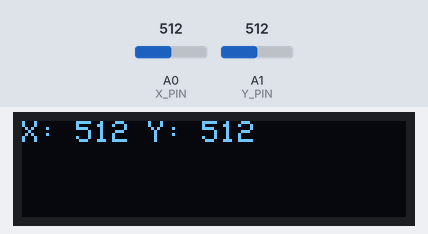
This sketch was run on a simulated Arduino Uno, built with avr-gcc and run on an emulated ATmega328P. Shown: 128×32 one-colour display. Inputs (shaded band) come from the test bench; at power-on: A0 (X_PIN) = 512, A1 (Y_PIN) = 512. No radio packets arrive unless stated.

Above: at 3.2 s.
3.3 s: A0 (X_PIN) set to 716
At 4.0 s:
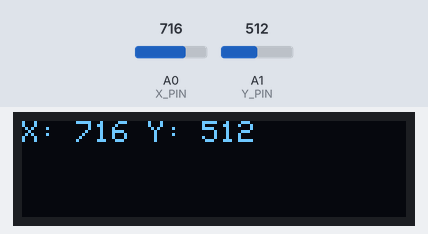
4.8 s: A1 (Y_PIN) set to 716
At 5.3 s:
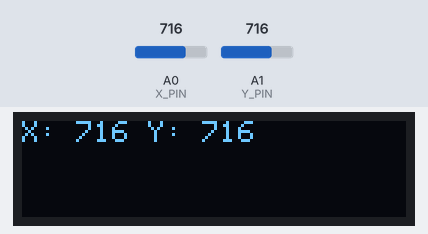
6.3 s: A0 (X_PIN) set to 900
At 7.5 s:
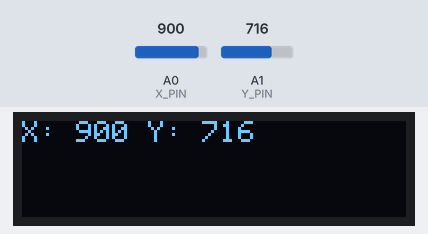
7.8 s: A1 (Y_PIN) set to 900
At 9.0 s:
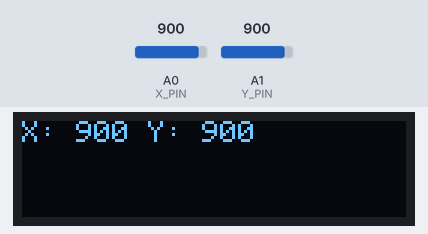
9.3 s: A0 (X_PIN) set to 1023
At 10.4 s:
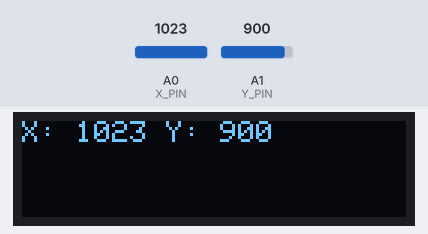
10.8 s: A1 (Y_PIN) set to 1023
At 11.7 s:
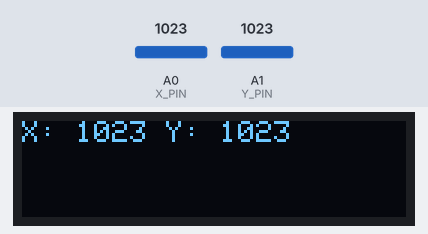
Timing chart, 0 to 13.3 s (numbered marks = the images above; inputs shaded):
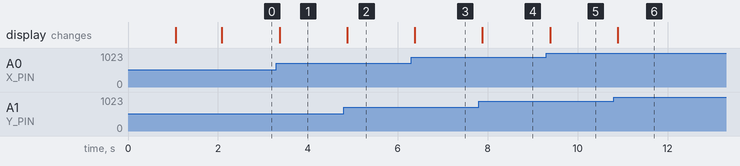

Measured:
- after the input at 3.3 s, the display: changes after 0.07 s (image 1)
- after the input at 4.8 s, the display: changes after 0.07 s (image 2)
- after the input at 6.3 s, the display: changes after 0.08 s (image 3)
- after the input at 7.8 s, the display: changes after 0.08 s (image 4)
- after the input at 9.3 s, the display: changes after 0.09 s (image 5)
- after the input at 10.8 s, the display: changes after 0.09 s (image 6)

The sketch:

remote.ino
```cpp
// BAIT BOAT REMOTE CONTROL

#include <SPI.h>
#include <Wire.h>
#include <nRF24L01.h>
#include <RF24.h>
#include <Adafruit_GFX.h>
#include <Adafruit_SSD1306.h>


#define SCREEN_WIDTH 128 // OLED display width, in pixels
#define SCREEN_HEIGHT 32 // OLED display height, in pixels

#define X_PIN 0 // analog pin connected to X output of joystick
#define Y_PIN 1 // analog pin connected to Y output of joystick

// Declaration for an SSD1306 display connected to I2C (SDA, SCL pins)
// The pins for I2C are defined by the Wire-library.
// On an arduino UNO:       A4(SDA), A5(SCL)
// On an arduino MEGA 2560: 20(SDA), 21(SCL)
// On an arduino LEONARDO:   2(SDA),  3(SCL), ...
#define OLED_RESET     4 // Reset pin # (or -1 if sharing Arduino reset pin)
#define SCREEN_ADDRESS 0x3C ///< See datasheet for Address; 0x3D for 128x64, 0x3C for 128x32
#define BUTTON_PIN 2

Adafruit_SSD1306 display(SCREEN_WIDTH, SCREEN_HEIGHT, &Wire, OLED_RESET);
RF24 radio(9, 10); // CE, CSN
const uint8_t address[6] = "BOAT1";

#define SIZE 32            // this is the maximum for this example. (minimum is 1)
char buffer[SIZE + 1];

void setup() {
  pinMode(BUTTON_PIN, INPUT);
  Serial.begin(9600);

  setupTTFScreen();
  delay(1000);

  setupRadio();
  delay(1000);
}

void loop() {
  display.clearDisplay();

  int xAxis = analogRead(X_PIN);
  int yAxis = analogRead(Y_PIN);

  sprintf(buffer, "X: %d Y: %d", xAxis, yAxis);

  display.setCursor(0, 0);
  display.println(buffer);

  display.display();
  delay(200);

  radio.writeFast(&buffer, SIZE);
  radio.txStandBy();
}

void setupTTFScreen() {
  //check if I2C TTF display is connected
  if (!display.begin(SSD1306_SWITCHCAPVCC, SCREEN_ADDRESS)) {
    Serial.println(F("Display allocation failed"));
    for (;;); // Don't proceed, loop forever
  }

  display.clearDisplay();
  display.setTextSize(1);             // Normal 1:1 pixel scale
  display.setTextColor(SSD1306_WHITE);
  display.setCursor(0, 0);
  display.println("Starting..");
  display.display();
}

void setupRadio() {
  if (!radio.begin()) {

    display.clearDisplay();
    display.setCursor(0, 0);
    display.println("Radio failure.");
    display.display();
    while (1) {} // hold in infinite loop
  }
  radio.setAddressWidth(5);
  radio.setAutoAck(false);
  radio.stopListening();
  radio.openWritingPipe(address); //Setting the address where we will send the data
  radio.setPALevel(RF24_PA_MIN);  //You can set it as minimum or maximum depending on the distance between the transmitter and receiver.
  radio.setPayloadSize(SIZE);
  display.clearDisplay();
  display.setCursor(0, 0);
  display.println("Radio setup finished.");
  display.display();
}
```
